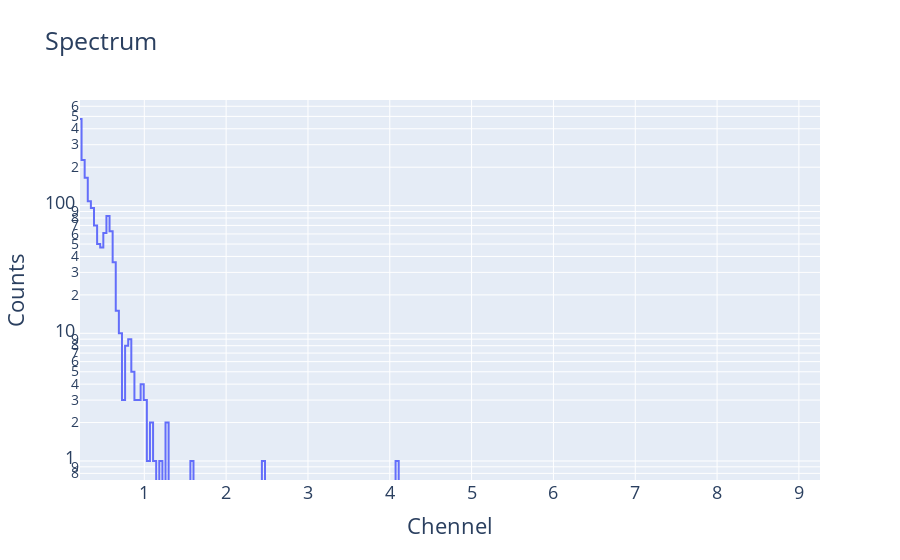

Notebook code for this chart:
### Code cell
coef = np.array([0.,0.])
coef[1] = 0.038
coef[0] = 0.1

spectrum = rcc.loc[258000:259000].iloc[:,9:].sum()
e = pd.DataFrame()
e['c'] = spectrum[1:240]
e['1'] = e.index
e['e'] = (e['1'].astype(float) - 7) * coef[1] + coef[0]

plt.figure(figsize=(20,5))
plt.rcParams['font.size'] = '16'
plt.plot(e['e'],e['c'], drawstyle='steps')
plt.yscale('log')
#plt.ylim(1,1e5)
plt.xlim(0.2,4)
plt.grid(which='both')
plt.xlabel('Energy [MeV]')
plt.ylabel('Counts')
plt.title('SPACEDOS 02')


data = [go.Scatter(x=e['e'], y=e['c'], line=dict(shape='hvh'))]

layout = go.Layout(title='Spectrum', yaxis=dict(title='Counts', type='log'), xaxis=dict(title='Chennel'),  font=dict(size=18), hoverlabel = dict(font=dict(size=30)))

fig = go.Figure(data=data, layout=layout)

fig.show()

### Figure 1 — Plotly figure (JSON) as saved in the notebook; plotly's stock layout.template omitted (floating-point values rounded to 4 significant figures; data arrays with more than 128 entries replaced by an {"elided": "..."} marker saying what was removed)
{"data": [{"line": {"shape": "hvh"}, "type": "scatter", "x": {"elided": "239 float values"}, "y": {"elided": "239 int values"}}], "layout": {"autosize": true, "font": {"size": 18}, "hoverlabel": {"font": {"size": 30}}, "title": {"text": "Spectrum"}, "xaxis": {"autorange": true, "range": [0.214, 9.258], "title": {"text": "Chennel"}, "type": "linear"}, "yaxis": {"autorange": true, "range": [-0.1488, 2.827], "title": {"text": "Counts"}, "type": "log"}}}
